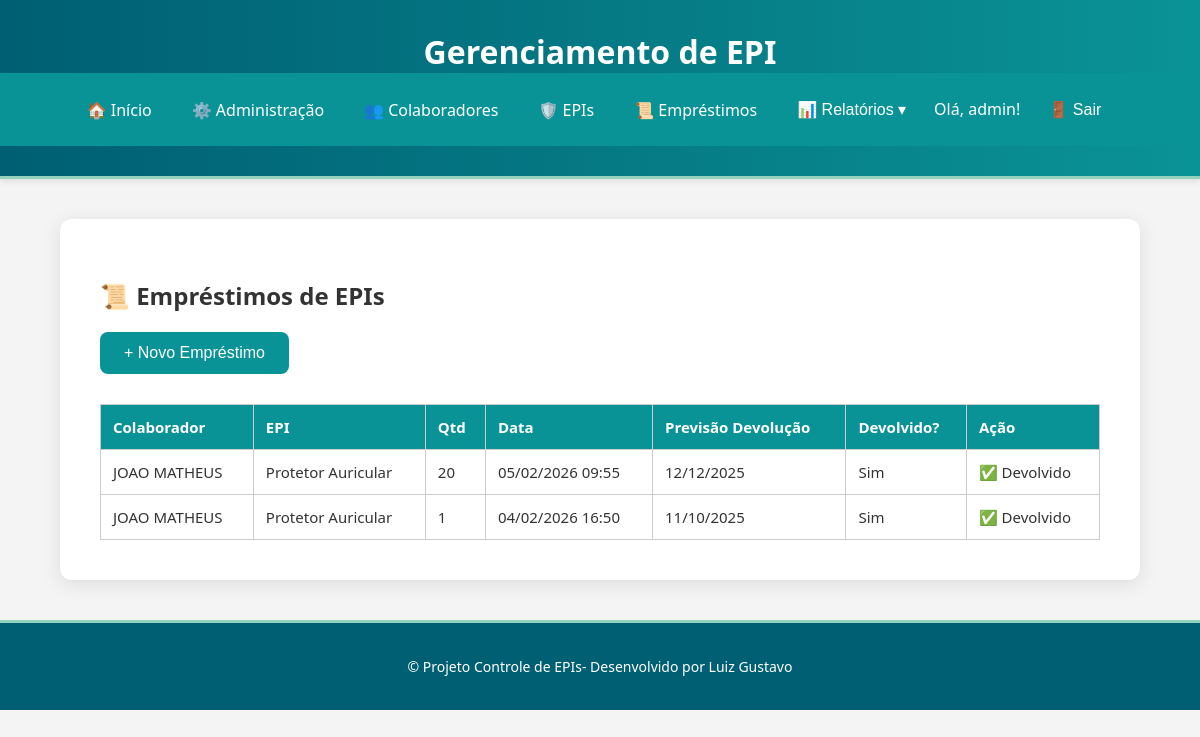
The app's page /emprestimos/ (signed in) with its own data.
### emprestimos/models.py (models this page shows, shortened)
class Emprestimo(models.Model):
    colaborador = models.ForeignKey(Colaborador, on_delete=models.CASCADE)
    epi = models.ForeignKey(EPI, on_delete=models.CASCADE)
    quantidade = models.PositiveIntegerField()
    data_emprestimo = models.DateTimeField(default=timezone.now)
    previsao_devolucao = models.DateField()
    devolvido = models.BooleanField(default=False)
    responsavel = models.ForeignKey(User, on_delete=models.SET_NULL, null=True, blank=True)
    class Meta:
        verbose_name = "Empréstimo"
        verbose_name_plural = "Empréstimos"

### colaboradores/models.py (models this page shows, shortened)
class Colaborador(models.Model):
    nome = models.CharField(max_length=120)
    matricula = models.CharField(max_length=14, unique=True)
    cpf = models.CharField(max_length=11, unique=True,blank=True)
    setor = models.CharField(max_length=80)
    email = models.EmailField(blank=True)
    telefone = models.CharField(max_length=20, blank=True)
    cargo = models.CharField(max_length=80, blank=True)
    data_admissao = models.DateField(null=True, blank=True)
    observacoes = models.TextField(blank=True)
    foto_colaborador = models.ImageField(
        upload_to='colaboradores/fotos/',
        blank=True,
        null=True
    )

### epi/models.py (models this page shows, shortened)
class EPI(models.Model):
    CATEGORIAS = [
        ('capacete', 'Capacete'),
        ('luva', 'Luva'),
        ('oculos', 'Óculos'),
        ('bota', 'Bota'),
        ('mascara', 'Máscara'),
        ('outro', 'Outro'),
    ]
    nome = models.CharField(max_length=100, verbose_name="Nome do EPI")
    categoria = models.CharField(max_length=50, choices=CATEGORIAS, default='outro')
    ca = models.CharField(max_length=50, verbose_name="C.A.")
    quantidade = models.PositiveIntegerField(default=0)
    validade = models.DateField(null=True, blank=True)
    descricao = models.TextField(blank=True, null=True)
    class Meta:
        verbose_name = "EPI"
        verbose_name_plural = "EPIs"
        ordering = ['nome']

### emprestimos/views.py (the view)
# urls.py: path('', views.listar_emprestimos, name='listar_emprestimos'),
@login_required
def listar_emprestimos(request):
    emprestimos = Emprestimo.objects.all().order_by('-data_emprestimo')
    return render(request, 'emprestimos/listar.html', {'emprestimos': emprestimos})

### emprestimos/templates/emprestimos/listar.html (shortened to what this page needs)
{% extends 'base.html' %}
{% block content %}
<h2>📜 Empréstimos de EPIs</h2>
<a href="{% url 'criar_emprestimo' %}"><button>+ Novo Empréstimo</button></a>
<table>
    <tr>
        <th>Colaborador</th>
        <th>EPI</th>
        <th>Qtd</th>
        <th>Data</th>
        <th>Previsão Devolução</th>
        <th>Devolvido?</th>
        <th>Ação</th>
    </tr>
    {% for e in emprestimos %}
    <tr>
        <td>{{ e.colaborador.nome }}</td>
        <td>{{ e.epi.nome }}</td>
        <td>{{ e.quantidade }}</td>
        <td>{{ e.data_emprestimo|date:"d/m/Y H:i" }}</td>
        <td>{{ e.previsao_devolucao|date:"d/m/Y" }}</td>
        <td>{{ e.devolvido|yesno:"Sim,Não" }}</td>
        <td>
            {% if not e.devolvido %}
                <a href="{% url 'devolver_epi' e.id %}">♻️ Devolver</a>
            {% else %}
                ✅ Devolvido
            {% endif %}
        </td>
    </tr>
    {% empty %}
    <tr><td colspan="7">Nenhum empréstimo registrado.</td></tr>
    {% endfor %}
</table>
{% endblock %}

### templates/base.html (shortened to what this page needs)
{% load static %}
<!DOCTYPE html>
<html lang="pt-BR">
<head>
    <link rel="stylesheet" href="{% static 'css/style.css' %}">
</head>
<body>
    <header class="header">
        <h1>Gerenciamento de EPI</h1>
        <nav class="nav">
    <a href="/">🏠 Início</a>
    <a href="/accounts/restrito/">⚙️ Administração</a>
    <a href="/colaboradores/">👥 Colaboradores</a>
    <a href="/epi/">🛡️ EPIs</a>
    <a href="/emprestimos/">📜 Empréstimos</a>
    <div class="dropdown" id="reportsDropdown">
        <button class="dropbtn" aria-haspopup="true" aria-expanded="false">📊 Relatórios ▾</button>
    </div>
  <div class="user-info-box">
  {% if user.is_authenticated %}
    <span>Olá, {{ user.username }}!</span>
    <form id="logout-form" method="post" action="/admin/logout/">
      <button type="submit">🚪 Sair</button>
    </form>
  {% else %}
    <a href="/accounts/login/">🔑 Entrar</a>
  {% endif %}
</div>
</nav>
    </header>
    <main class="content">
        {% block content %}
        {% endblock %}
    </main>
    <footer class="footer">
        <p>© Projeto Controle de EPIs- Desenvolvido por Luiz Gustavo</p>
    </footer>
</body>
</html>

### static/css/style.css (style rules this page uses)
body { background: #f4f4f4; font-family: 'Segoe UI', 'Roboto', sans-serif; color: #333; margin: 0; padding: 0; }
.header { background: linear-gradient(90deg, #005f73, #0a9396); color: #ffffff; text-align: center; padding: 30px 0; border-bottom: 3px solid #94d2bd; box-shadow: 0 2px 6px rgba(0,0,0,0.1); }
.header h1 { margin: 0; font-size: 32px; font-weight: 600; }
.nav { display: flex; justify-content: center; align-items: center; gap: 16px; flex-wrap: wrap; padding: 15px 0; background-color: #0a9396; }
.nav a, .dropbtn { color: #ffffff; text-decoration: none; font-weight: 500; font-size: 16px; padding: 8px 12px; border-radius: 6px; transition: background-color 0.3s, transform 0.2s; }
.content { max-width: 1000px; margin: 40px auto; background: #ffffff; padding: 40px; border-radius: 12px; box-shadow: 0 4px 20px rgba(0,0,0,0.1); }
.footer { text-align: center; background: #005f73; color: #ffffff; padding: 20px; margin-top: 40px; font-size: 14px; border-top: 3px solid #94d2bd; }
button, input[type="submit"] { background-color: #0a9396; color: #ffffff; border: none; padding: 12px 24px; border-radius: 8px; cursor: pointer; font-size: 16px; font-weight: 500; transition: background-color 0.3s, transform 0.2s; }
table { width: 100%; border-collapse: collapse; margin-top: 30px; font-size: 15px; }
table th, table td { border: 1px solid #ccc; padding: 12px; text-align: left; }
table th { background-color: #0a9396; color: #ffffff; }
a { color: #005f73; }
.dropdown { position: relative; display: inline-block; }
.user-info-box { display: inline; align-items: center; gap: 10px; }
.user-info-box form { display: inline; margin: 0; }

### records on screen
Emprestimo: colaborador.nome "JOAO MATHEUS", epi.nome "Protetor Auricular", quantidade "20", data_emprestimo "05/02/2026 09:55", previsao_devolucao "12/12/2025", devolvido "Sim", shows "✅ Devolvido"
Emprestimo: colaborador.nome "JOAO MATHEUS", epi.nome "Protetor Auricular", quantidade "1", data_emprestimo "04/02/2026 16:50", previsao_devolucao "11/10/2025", devolvido "Sim", shows "✅ Devolvido"

### other values on screen
{{ user.username }} "admin"
